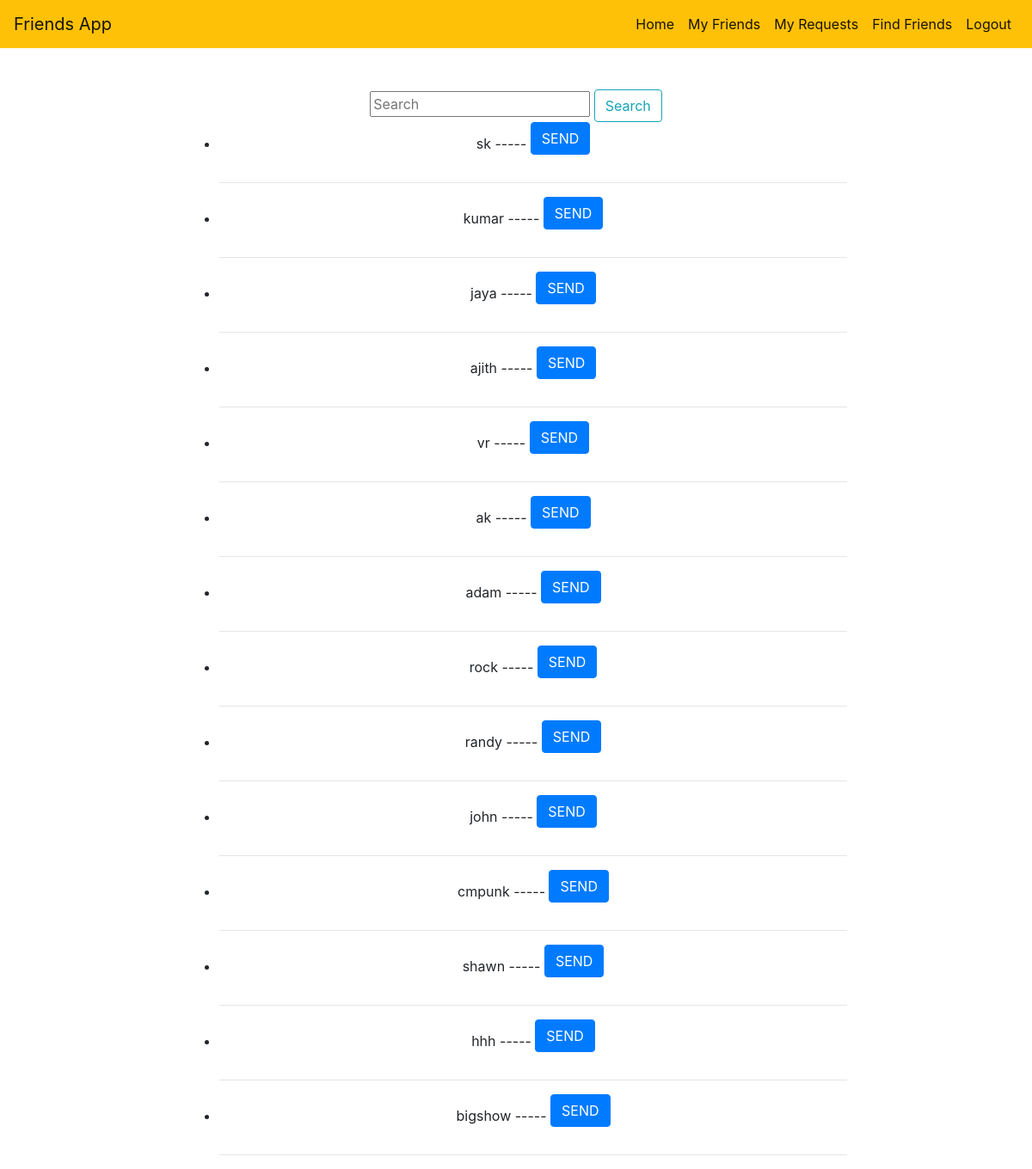
Page /findfriends/ (signed in) on the committed database.
### friends/models.py (models this page shows, shortened)
class Profile(models.Model):
	user = models.OneToOneField(User, on_delete=models.CASCADE)
	friends = models.ManyToManyField('Profile',blank=True)

### friends/views.py (the view)
# urls.py: path('findfriends/',views.FindFriendsView,name='findfriends'),
def FindFriendsView(request):
	current_profile = Profile.objects.get(user=request.user)
	all_except_current = Profile.objects.exclude(user=current_profile.user)
	currents_friends = current_profile.friends.all()
	find_friends = all_except_current.difference(currents_friends)
	if 'q' in request.GET:
		q = request.GET['q']
		all_except_current = all_except_current.filter(user__username__istartswith=q)
		find_friends = all_except_current.difference(currents_friends)
	return render(request,'findfriends.html',{'find_friends':find_friends})

### friends/templates/findfriends.html (shortened to what this page needs)
{% extends 'base.html' %}
{% block content %}
{% if user.is_authenticated %}
<center>
  	<div class = "col-md-8 offset-md-0.5 pt-5">
		<center>
	<form method="get">
		<input name="q" type="text" placeholder="Search">
		<button type="submit" class="btn btn-outline-info">Search</button>
	</form>
	<ul>
	{% for friend in find_friends %}
			<li>{{friend.user}} ----- <a href="send_request/{{ friend.id }}/"class="btn btn-primary mb-3">SEND</a></li>
			<hr>
	{% endfor %}
	</ul>
</center>
</div>
</center>
{% else %}
	<h2>You ARE NOT AUTHENTICATED</h2>
{% endif %}
{% endblock %}

### friends/templates/base.html (shortened to what this page needs)
<!doctype html>
<html lang="en">
  <head>
    <link rel="stylesheet" href="https://cdn.jsdelivr.net/npm/bootstrap@4.5.3/dist/css/bootstrap.min.css">
  </head>
  <body>
    <nav class="navbar navbar-expand-lg navbar-light bg-warning">
  <a class="navbar-brand">Friends App</a>
  <div class="collapse navbar-collapse" id="navbarNav">
    {% if user.is_authenticated %}
    <ul class="navbar-nav ml-auto">
      <li class="nav-item active">
        <a class="nav-link" href="{% url 'home' %}">Home <span class="sr-only">(current)</span></a>
      </li>
      <li class="nav-item active">
        <a class="nav-link" href="{% url 'myfriends' %}">My Friends<span class="sr-only">(current)</span></a>
      </li>
      <li class="nav-item active">
        <a class="nav-link" href="{% url 'myrequests' %}">My Requests <span class="sr-only">(current)</span></a>
      </li>
      <li class="nav-item active">
        <a class="nav-link" href="{% url 'findfriends' %}">Find Friends <span class="sr-only">(current)</span></a>
      </li>
      <li class="nav-item active">
        <a class="nav-link" href="{% url 'logout' %}">Logout <span class="sr-only">(current)</span></a>
      </li>
    </ul>
    {% endif %}
  </div>
</nav>
  {% block content %}
  {% endblock %}
  </body>
</html>

### rows in the picture
Profile: user "sk"
Profile: user "kumar"
Profile: user "jaya"
Profile: user "ajith"
Profile: user "vr"
Profile: user "ak"
Profile: user "adam"
Profile: user "rock"
Profile: user "randy"
Profile: user "john"
Profile: user "cmpunk"
Profile: user "shawn"
Profile: user "hhh"
Profile: user "bigshow"
